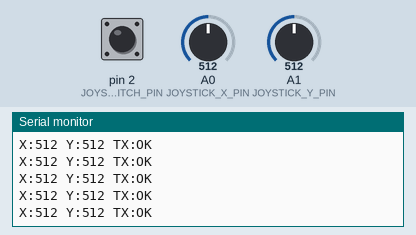
The sketch below on a simulated Arduino Uno, built with avr-gcc and run on an emulated ATmega328P. On the bench: the last lines printed to the serial monitor. Inputs (shaded band) come from the test bench; at power-on: A1 (JOYSTICK_Y_PIN) = 512, pin 2 (JOYSTICK_SWITCH_PIN) HIGH, A0 (JOYSTICK_X_PIN) = 512. No radio packets arrive unless stated.

Above: at 2.7 s.
2.8 s: A1 (JOYSTICK_Y_PIN) set to 982
At 2.84 s:
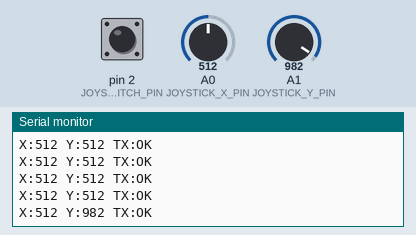
5.8 s: A1 (JOYSTICK_Y_PIN) set to 1013
At 5.81 s:
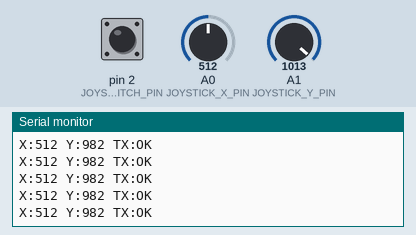
Timing chart, 0 to 8.8 s (numbered marks = the images above; inputs shaded):
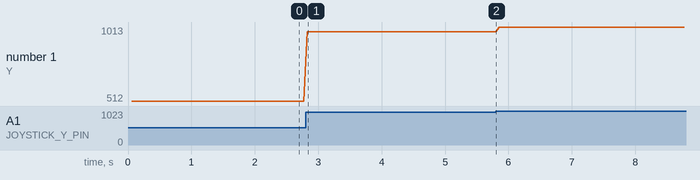

The sketch:

controller_tx_reconstructed.ino
```cpp
/*

- RECONSTRUCTED REFERENCE FIRMWARE
-
- Based on the hardware configuration and successful physical
- test documented in DEVELOPMENT_LOG.md.
-
- This is NOT claimed to be the exact historical source file
- used during the original test.
  */

#include <SPI.h>
#include <RF24.h>

const uint8_t JOYSTICK_X_PIN = A0;
const uint8_t JOYSTICK_Y_PIN = A1;
const uint8_t JOYSTICK_SWITCH_PIN = 2;
const int16_t DOCUMENTED_CENTER = 512;  // Within the recorded 509-514 range.

RF24 radio(9, 10);  // CE, CSN
const byte ADDRESS[6] = "00001";

struct ControlPacket {
  uint16_t x;
  uint16_t y;
  uint8_t switchPressed;
};

void setup() {
  Serial.begin(9600);
  pinMode(JOYSTICK_SWITCH_PIN, INPUT_PULLUP);

  if (!radio.begin()) {
    Serial.println(F("NRF24 not detected"));
    while (true) {}
  }

  radio.setChannel(76);
  radio.setDataRate(RF24_250KBPS);
  radio.setPALevel(RF24_PA_LOW);
  radio.openWritingPipe(ADDRESS);
  radio.stopListening();
  Serial.println(F("Controller transmitter ready"));
  Serial.print(F("Reference center: "));
  Serial.println(DOCUMENTED_CENTER);
}

void loop() {
  ControlPacket packet;
  packet.x = analogRead(JOYSTICK_X_PIN);
  packet.y = analogRead(JOYSTICK_Y_PIN);
  packet.switchPressed = digitalRead(JOYSTICK_SWITCH_PIN) == LOW;

  const bool sent = radio.write(&packet, sizeof(packet));
  Serial.print(F("X:"));
  Serial.print(packet.x);
  Serial.print(F(" Y:"));
  Serial.print(packet.y);
  Serial.print(F(" TX:"));
  Serial.println(sent ? F("OK") : F("FAIL"));
  delay(50);
}
```

Measured:
- after the input at 2.8 s, the serial monitor: prints a new line at once (image 1)
- plotted number 1: 512 → 982 after the input at 2.8 s, 982 → 1013 after the input at 5.8 s
